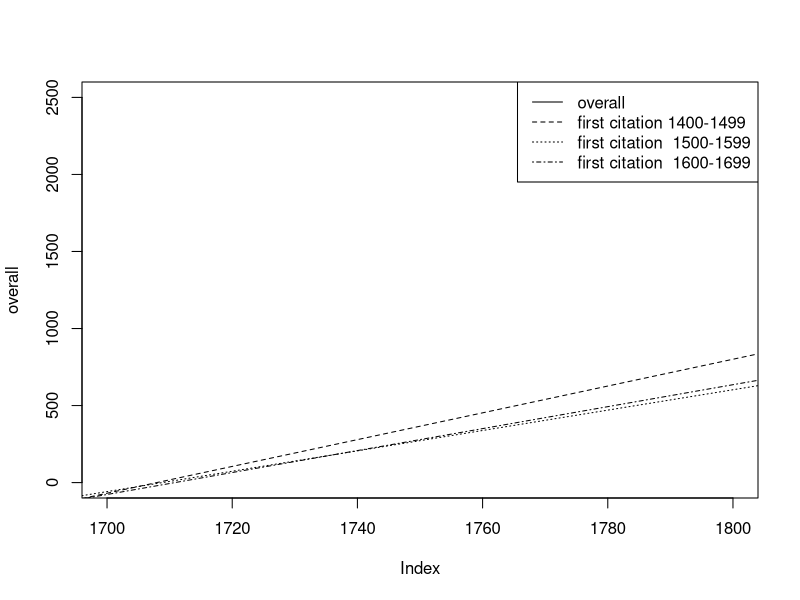

Write R code to recreate this figure.


#we have acquired intercepts and slopes, now we plot them
setwd("Desktop/rplots")


overall= c()
firstcentury= c(-14851.555503,8.695632);
secondcentury= c(-11295.445279,6.609997);
thirdcentury= c(-12191.78252,7.12621);

periods= list(firstcentury, secondcentury, thirdcentury);
print (firstcentury[1]);

png("allgenres_byfirstcitation.png", width=960, height=640, res=100)
plot(overall,  ylim=c(0,2500), xlim=c(1700,1800));
abline(overall[1], overall[2], lty=1);

ltyvector=c(1);
count=2;

for (p in periods)
{
	cat ('intercept', p[1], 'slope', p[2],'\n');
	abline(p[1], p[2], lty=count);
	
	ltyvector=c(ltyvector, count);
	
	count=count+1;
	
}

legend('topright', legend=c("overall", "first citation 1400-1499", "first citation  1500-1599", "first citation  1600-1699"), lty=ltyvector)


dev.off()